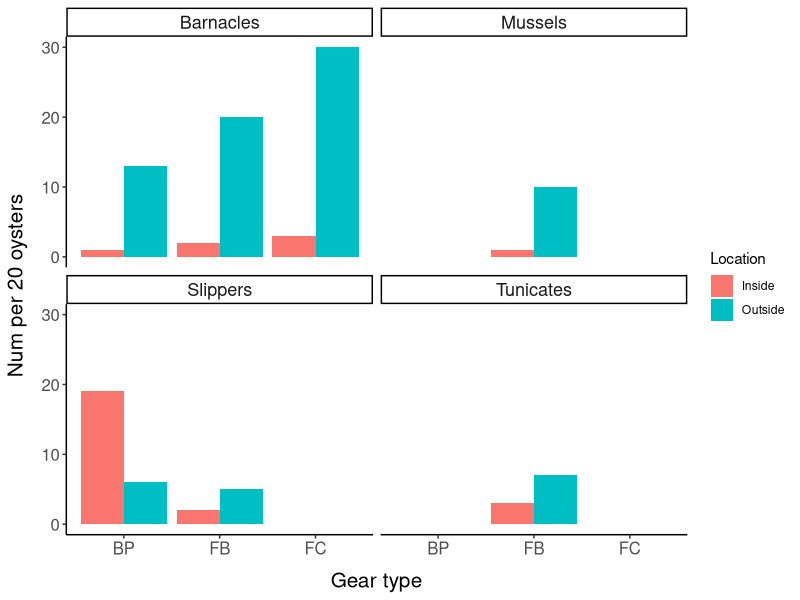
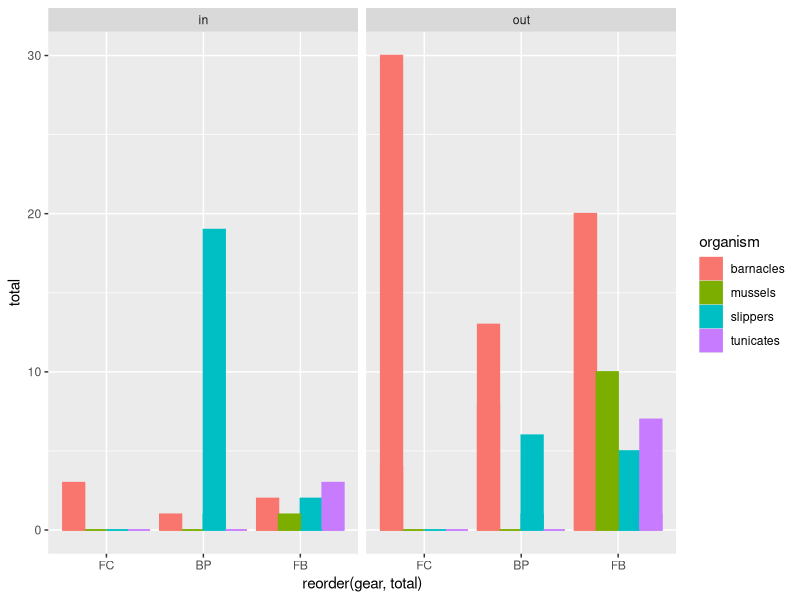
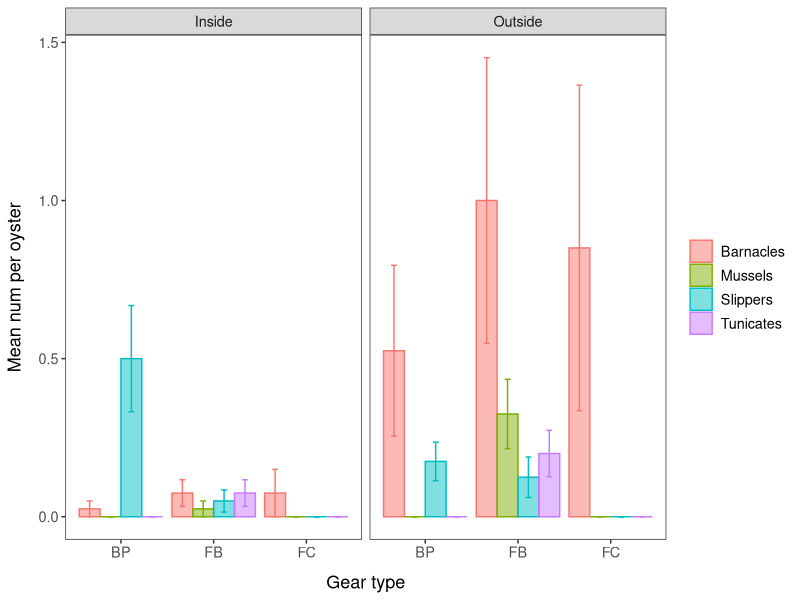

The R source for these figures, in order:
#Analysis of biofouling data from expt conducted at Community Shellfish in Bremen, ME, in Summer 2022
#Ruby Krasnow
#Last modified: January 17, 2024

#Load packages
library(tidyverse)
library(tidytext)
library(patchwork)
library(plotrix)

# Type/abundance of hard biofouling ---------------------------------------------------
#Import data
types <- read_csv("./data/bremen_biofouling_type.csv", show_col_types = FALSE)

types <- types %>% 
  mutate(across(where(is.double), ~replace_na(.x,0))) %>% #replace NA values with 0
  mutate(date = mdy(date)) %>% #convert column to date format
  mutate(gear=as.factor(gear), trt=as.factor(trt), location=as.factor(location), slippers=slipper, .keep="unused") #convert to factors and rename column for consistency

##Turn missing rows into explicit 0s
grid <- expand_grid(date=unique(types$date), gear=levels(types$gear), location=levels(types$location), oyster_num=1:20)

types_filled <- right_join(types %>% group_by(date, trt, gear, location) %>% mutate(oyster_num = row_number()), grid) %>% arrange(date, gear, location, oyster_num) %>% mutate(across(where(is.numeric), ~replace_na(.x,0)))

types_long <- types_filled %>% select(-c(comments, trt)) %>% pivot_longer(cols=c(slippers, mussels, barnacles, tunicates), values_to = "num", names_to = "organism")

types_sum <- types_long %>% group_by(date, gear, location, organism) %>% summarise(total=sum(num))

#Preliminary visualization - num organisms/20 oysters
ggplot(data=types_sum)+
  geom_bar(aes(x=gear,y=total,fill=location), stat="identity",position="dodge")+
  facet_wrap(~str_to_title(organism))+
  theme_classic()+
  labs(x="Gear type", y="Num per 20 oysters", fill="Location")+
  theme(axis.title = element_text(size=15), axis.text = element_text(size=12),
        axis.title.y = element_text(margin = margin(t = 0, r = 10, b = 0, l = 0)),
        axis.title.x = element_text(margin = margin(t = 10, r = 0, b = 0, l = 0)), strip.text = element_text(
          size = 13))+
  scale_fill_discrete(labels = c("Inside", "Outside"))

ggplot(data=types_sum)+
  geom_bar(aes(x=reorder(gear, total),y=total,color=organism, fill=organism), stat="identity", position="dodge")+
  facet_wrap(~location)

types_means <- types_long %>% 
  select(-trt) %>% 
  group_by(gear, location, organism) %>% 
  summarise(mean = mean(num), sd=sd(num), se=std.error(num))

ggplot(data=types_means)+
  geom_bar(aes(x=gear,y=mean,color=str_to_title(organism), fill=str_to_title(organism)), stat="identity", position="dodge", alpha=0.5)+
  geom_errorbar(aes(x=gear,ymin=mean-se,ymax=mean+se,color=str_to_title(organism)), position=position_dodge(0.9), width=0.25, show.legend = FALSE)+
  facet_wrap(~location, labeller = labeller(location=c("in"="Inside", "out"="Outside")))+
 # scale_color_viridis_d()+
 # scale_fill_viridis_d()+
  theme_bw()+
  theme(panel.grid.major = element_blank(), panel.grid.minor = element_blank(), text = element_text(size=13),
        axis.title.y = element_text(margin = margin(t = 0, r = 10, b = 0, l = 0)),
        axis.title.x = element_text(margin = margin(t = 10, r = 0, b = 0, l = 0)))+
  labs(x="Gear type", y="Mean num per oyster", fill=NULL, color=NULL)


# Fouling ratios ----------------------------------------------------------



                                                                                            
